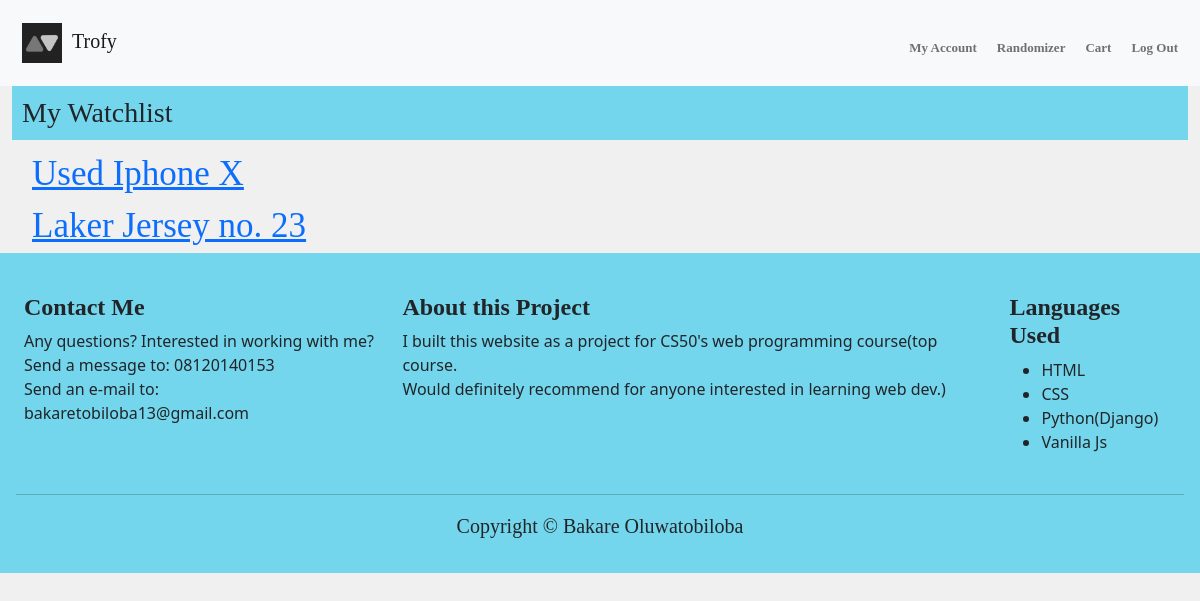
/watchlist (signed in), run on an earlier commit of the app's database.
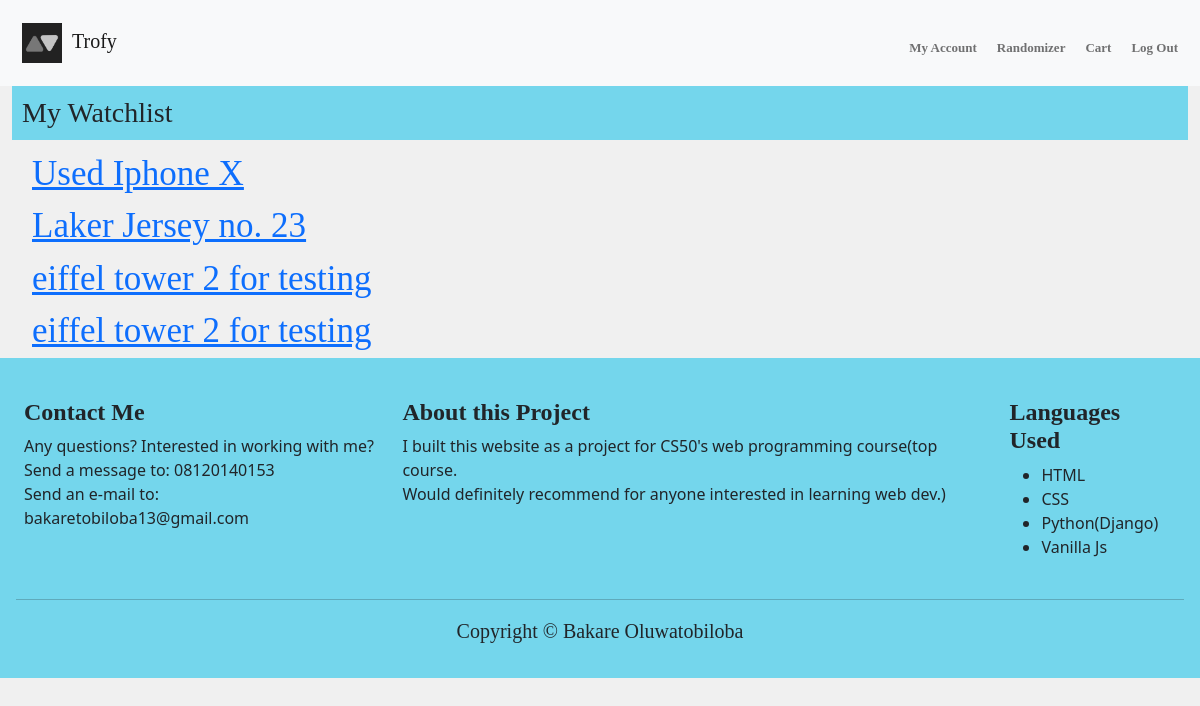
And on a later commit of the database.
### auctions/models.py (models this page shows, shortened)
class WatchList(models.Model):
    item_id = models.OneToOneField(Listing,on_delete=models.CASCADE, related_name="watchlist_item",unique=True)
    owner = models.ForeignKey(User,on_delete=models.CASCADE,related_name="watchlist_owner")
    def __str__(self):
        return f"  {self.item_id.Item_Name} "

class Listing(models.Model):
    owner = models.ForeignKey(User,on_delete=models.CASCADE,related_name="lister")
    image = models.ImageField(upload_to='images')
    caption= models.CharField(max_length= 64,default="Image ofListing ")
    Item_Name = models.CharField(max_length=64)
    category = models.ForeignKey(Category,on_delete=models.CASCADE,related_name="categories")
    Description = models.CharField(max_length=264)
    Starting_price = models.IntegerField()
    Highest_Bid = models.IntegerField(default=0)
    Auction_closed = models.BooleanField(default=False)

### auctions/views.py (the view)
# urls.py: path("watchlist", views.watchlist, name="watchlist"),
def watchlist(request):
    watchlist=WatchList.objects.filter(owner =request.user.id)
    return render(request, "auctions/watchlist.html",{
        "watchlist":watchlist
    })

### auctions/templates/auctions/watchlist.html (shortened to what this page needs)
{% extends "auctions/layout.html" %}
{% load static%}
{% block body %}
    <h3 id="watchlist_header">My Watchlist</h3>
    {%for listing in watchlist%}
        <a href="{% url 'listing' listing.item_id.pk %}" id="productTitle" style="margin: 20px;">{{ listing }}</a> <br>
    {%empty%}
        Your Cart is empty. You should add some items
    {%endfor%}
{% endblock%}

### auctions/templates/auctions/layout.html (shortened to what this page needs)
{% load static %}
<!DOCTYPE html>
<html lang="en">
    <head>
        <link href="https://cdn.jsdelivr.net/npm/bootstrap@5.0.2/dist/css/bootstrap.min.css" rel="stylesheet">
        <link href="{% static 'auctions/styles.css' %}" rel="stylesheet">
        <link rel="stylesheet" href="https://cdn.jsdelivr.net/npm/bootstrap-icons@1.10.2/font/bootstrap-icons.css">
    </head>
    <body style="background-color: #60606017;">
        <nav class="navbar navbar-expand-sm bg-light navbar-light">
            <div class="container-fluid">{% comment %} logo/also acts as home button {% endcomment %}
                <a class="navbar-brand" href="{% url 'index' %}"><img src="/media/images/trofy.png" id='logo' class="d-inline-block align-text-middle">Trofy </a>
                <div class="collapse navbar-collapse" id="navmenu">
                    <ul class="navbar-nav ms-auto" >
                        {% if user.is_authenticated %}
                            <li class="nav-item">
                                <a class="nav-link" href="{% url 'profile' user.id %}">My Account</a>
                            </li>
                            <li class="nav-item">
                                <a class="nav-link" href="{% url 'createListing' %}">Randomizer</a>
                            </li>
                            <li class="nav-item">
                                <a class="nav-link" href="{% url 'watchlist' %}">Cart</a>
                            </li>
                            <li class="nav-item">
                                <a class="nav-link" href="{% url 'logout' %}">Log Out</a>
                            </li>
                        {% endif %}
                    </ul>
                </div>
            </div>
        </nav>
        <section>
            <div class="container-fluid">
                {% block body %}
                {% endblock %}
            </div>
        </section>
        <section id="footer">
          <div  class="container-fluid p-3">
                <div class="d-md-flex">
                    <div class='p-2'>
                        <p>
                            <h4> Contact Me</h4>
                            Any questions? Interested in working with me? <br>
                            Send a message to: 08120140153 <br>
                            Send an e-mail to: bakaretobiloba13@gmail.com
                        </p>
                    </div>
                    <div  class='p-2'>
                        <p>
                            <h4>About this Project</h4>
                            I built this website as a project for CS50's web programming course(top course. <br> Would definitely recommend for anyone interested in learning web dev.)
                        </p>
                    </div>
                    <div  class='p-2'>
                        <p>
                            <h4> Languages Used</h4>
                            <ul>
                                <li>HTML</li>
                                <li>CSS</li>
                                <li>Python(Django)</li>
                                <li>Vanilla Js</li>
                            </ul>
                        </p>
                    </div>
                </div>
                <div class="text-center"> <hr><p class="lead">Copyright &copy; Bakare Oluwatobiloba </p> </div>
            </div>
        </section >
    </body>
</html>

### auctions/static/auctions/styles.css (style rules this page uses)
.text, #MyListings, #Categories, #PlaceBid, #listedBy, #productTitle, #category_each, #categories, #form_body, #form_header, #watchlist_header, #profile_header, p, a, h4 { font-family: Cambria, Cochin, Georgia, Times, "Times New Roman", serif; }
div h4 { font-weight: bold; font-size: 600; }
section { height: auto; }
#logo { height: 40px; width: 40px; margin: 10px; }
.nav-link { color: #606060; font-weight: bold; }
.nav-item { height: -moz-max-content; height: max-content; width: -moz-max-content; width: max-content; margin-top: 10px; font-size: small; border-radius: 10px; padding: 2px; }
#footer { background-color: #74d6ec; }
#form_header, #watchlist_header, #profile_header { padding: 10px; background-color: #74d6ec; }
#productTitle { font-size: 35px; }

What changed in the data, as far as the page shows it:
added WatchList: item_id.Item_Name "eiffel tower 2 for testing"
added WatchList: item_id.Item_Name "eiffel tower 2 for testing"
